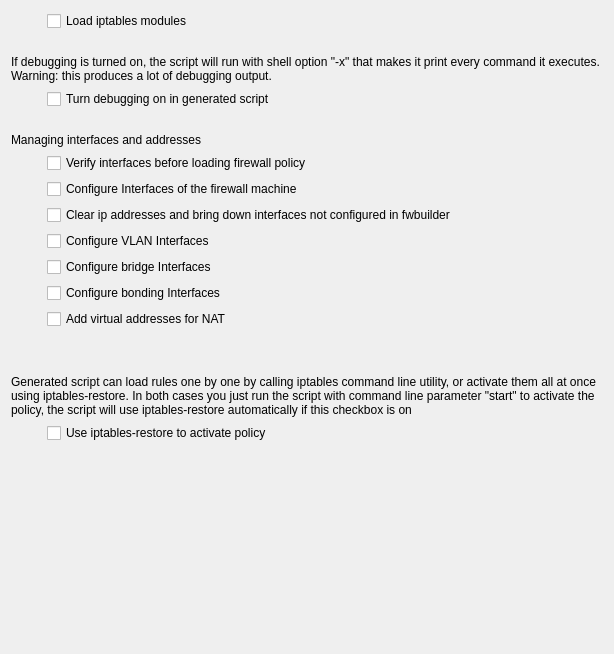
     <widget class="QWidget" name="tab4">
      <attribute name="title">
       <string>Script</string>
      </attribute>
      <layout class="QGridLayout" name="gridLayout_4">
       <item row="0" column="0">
        <spacer>
         <property name="orientation">
          <enum>Qt::Horizontal</enum>
         </property>
         <property name="sizeType">
          <enum>QSizePolicy::Fixed</enum>
         </property>
         <property name="sizeHint" stdset="0">
          <size>
           <width>30</width>
           <height>20</height>
          </size>
         </property>
        </spacer>
       </item>
       <item row="0" column="1">
        <widget class="QCheckBox" name="loadModules">
         <property name="sizePolicy">
          <sizepolicy hsizetype="MinimumExpanding" vsizetype="Fixed">
           <horstretch>0</horstretch>
           <verstretch>0</verstretch>
          </sizepolicy>
         </property>
         <property name="text">
          <string>Load iptables modules</string>
         </property>
        </widget>
       </item>
       <item row="1" column="1">
        <spacer name="verticalSpacer_4">
         <property name="orientation">
          <enum>Qt::Vertical</enum>
         </property>
         <property name="sizeType">
          <enum>QSizePolicy::Fixed</enum>
         </property>
         <property name="sizeHint" stdset="0">
          <size>
           <width>556</width>
           <height>18</height>
          </size>
         </property>
        </spacer>
       </item>
       <item row="2" column="0" colspan="2">
        <widget class="QLabel" name="label_6">
         <property name="text">
          <string>If debugging is turned on, the script will run with shell option &quot;-x&quot; that makes it print every command it executes. Warning: this produces a lot of debugging output.</string>
         </property>
         <property name="wordWrap">
          <bool>true</bool>
         </property>
        </widget>
       </item>
       <item row="3" column="1">
        <widget class="QCheckBox" name="iptDebug">
         <property name="sizePolicy">
          <sizepolicy hsizetype="MinimumExpanding" vsizetype="Fixed">
           <horstretch>0</horstretch>
           <verstretch>0</verstretch>
          </sizepolicy>
         </property>
         <property name="text">
          <string>Turn debugging on in generated script</string>
         </property>
        </widget>
       </item>
       <item row="4" column="1">
        <spacer name="verticalSpacer_3">
         <property name="orientation">
          <enum>Qt::Vertical</enum>
         </property>
         <property name="sizeType">
          <enum>QSizePolicy::Fixed</enum>
         </property>
         <property name="sizeHint" stdset="0">
          <size>
           <width>556</width>
           <height>18</height>
          </size>
         </property>
        </spacer>
       </item>
       <item row="5" column="0" colspan="2">
        <widget class="QLabel" name="label_3">
         <property name="text">
          <string>Managing interfaces and addresses</string>
         </property>
        </widget>
       </item>
       <item row="6" column="1">
        <widget class="QCheckBox" name="verifyInterfaces">
         <property name="sizePolicy">
          <sizepolicy hsizetype="MinimumExpanding" vsizetype="Fixed">
           <horstretch>0</horstretch>
           <verstretch>0</verstretch>
          </sizepolicy>
         </property>
         <property name="text">
          <string>Verify interfaces before loading firewall policy</string>
         </property>
        </widget>
       </item>
       <item row="7" column="1">
        <widget class="QCheckBox" name="configureInterfaces">
         <property name="sizePolicy">
          <sizepolicy hsizetype="MinimumExpanding" vsizetype="Fixed">
           <horstretch>0</horstretch>
           <verstretch>0</verstretch>
          </sizepolicy>
         </property>
         <property name="text">
          <string>Configure Interfaces of the firewall machine</string>
         </property>
        </widget>
       </item>
       <item row="8" column="1">
        <widget class="QCheckBox" name="clearUnknownInterfaces">
         <property name="text">
          <string>Clear ip addresses and bring down interfaces not configured in fwbuilder</string>
         </property>
        </widget>
       </item>
       <item row="9" column="1">
        <widget class="QCheckBox" name="configure_vlan_interfaces">
         <property name="sizePolicy">
          <sizepolicy hsizetype="MinimumExpanding" vsizetype="Fixed">
           <horstretch>0</horstretch>
           <verstretch>0</verstretch>
          </sizepolicy>
         </property>
         <property name="text">
          <string>Configure VLAN Interfaces</string>
         </property>
        </widget>
       </item>
       <item row="10" column="1">
        <widget class="QCheckBox" name="configure_bridge_interfaces">
         <property name="sizePolicy">
          <sizepolicy hsizetype="MinimumExpanding" vsizetype="Fixed">
           <horstretch>0</horstretch>
           <verstretch>0</verstretch>
          </sizepolicy>
         </property>
         <property name="text">
          <string>Configure bridge Interfaces</string>
         </property>
        </widget>
       </item>
       <item row="11" column="1">
        <widget class="QCheckBox" name="configure_bonding_interfaces">
         <property name="sizePolicy">
          <sizepolicy hsizetype="MinimumExpanding" vsizetype="Fixed">
           <horstretch>0</horstretch>
           <verstretch>0</verstretch>
          </sizepolicy>
         </property>
         <property name="text">
          <string>Configure bonding Interfaces</string>
         </property>
        </widget>
       </item>
       <item row="12" column="1">
        <widget class="QCheckBox" name="addVirtualsforNAT">
         <property name="sizePolicy">
          <sizepolicy hsizetype="MinimumExpanding" vsizetype="Fixed">
           <horstretch>0</horstretch>
           <verstretch>0</verstretch>
          </sizepolicy>
         </property>
         <property name="text">
          <string>Add virtual addresses for NAT</string>
         </property>
        </widget>
       </item>
       <item row="13" column="1">
        <spacer name="verticalSpacer_2">
         <property name="orientation">
          <enum>Qt::Vertical</enum>
         </property>
         <property name="sizeType">
          <enum>QSizePolicy::Fixed</enum>
         </property>
         <property name="sizeHint" stdset="0">
          <size>
           <width>556</width>
           <height>40</height>
          </size>
         </property>
        </spacer>
       </item>
       <item row="14" column="0" colspan="2">
        <widget class="QLabel" name="label_5">
         <property name="text">
          <string>Generated script can load rules one by one by calling iptables command line utility, or activate them all at once using iptables-restore. In both cases you just run the script with command line parameter &quot;start&quot; to activate the policy, the script will use iptables-restore automatically if this checkbox is on</string>
         </property>
         <property name="wordWrap">
          <bool>true</bool>
         </property>
        </widget>
       </item>
       <item row="15" column="1">
        <widget class="QCheckBox" name="iptablesRestoreActivation">
         <property name="sizePolicy">
          <sizepolicy hsizetype="MinimumExpanding" vsizetype="Fixed">
           <horstretch>0</horstretch>
           <verstretch>0</verstretch>
          </sizepolicy>
         </property>
         <property name="toolTip">
          <string>iptables-restore replaces firewall policy in one atomic transaction</string>
         </property>
         <property name="text">
          <string>Use iptables-restore to activate policy</string>
         </property>
        </widget>
       </item>
       <item row="16" column="1">
        <spacer>
         <property name="orientation">
          <enum>Qt::Vertical</enum>
         </property>
         <property name="sizeType">
          <enum>QSizePolicy::Expanding</enum>
         </property>
         <property name="sizeHint" stdset="0">
          <size>
           <width>20</width>
           <height>200</height>
          </size>
         </property>
        </spacer>
       </item>
      </layout>
     </widget>
